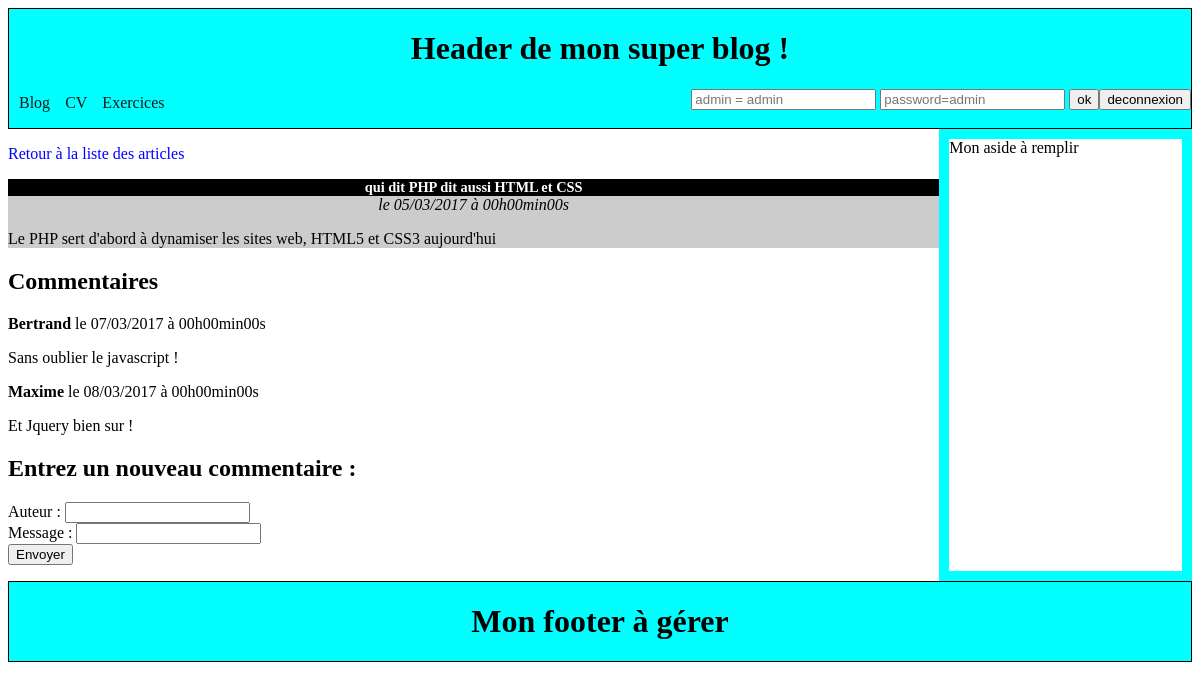
/indexCommentaires.php?idArticle=3&debut=0&tousLesArticles=0, run on the app's committed database.
### tables this page shows
CREATE TABLE  Articles (
  id int(11) PRIMARY KEY AUTO_INCREMENT,
  titre varchar(255) NOT NULL,
  contenu text NOT NULL,
  visible tinyint(1) NOT NULL DEFAULT 1,
  dateCreation datetime NOT NULL
);

CREATE TABLE Commentaires (
  id int(11) PRIMARY KEY AUTO_INCREMENT,
  idArticle int(11) NOT NULL,
  auteur varchar(255) NOT NULL,
  contenu text NOT NULL,
  visible tinyint(1) NOT NULL DEFAULT 1,  
  dateCommentaire datetime
);

### indexCommentaires.php (the view, shortened to what this page needs)
<DOCTYPE html>
<html>
    <head><?php include("include/head.php"); ?></head>
<body>
<?php include("include/header.php"); ?>
<section class="section">
<article>
    <?php if (isset($_POST['debut'])) $debut=$_POST['debut'];
    if (isset($_GET['debut'])) $debut=$_GET['debut'];
    if (isset($_GET['idArticle'])) $idArticle=$_GET['idArticle'];
    if (isset($_GET['tousLesArticles'])) $tousLesArticles=$_GET['tousLesArticles'];
    ?>
    <?php include("include/connexion.php"); ?>
    <p><a href="indexArticles.php?debut=<?php echo $debut ?>&amp;tousLesArticles=<?php echo $tousLesArticles ?>">Retour à la liste des articles</a></p>
    <?php $reqSQL=' SELECT id, titre, contenu, DATE_FORMAT(dateCreation, \'%d/%m/%Y à %Hh%imin%ss\') AS dateCreationFR
        FROM articles WHERE id ='.$idArticle;
    $requete = $bdd->prepare($reqSQL);
    $requete->execute(array());
    $ligne = $requete->fetch();
    $requete->closeCursor(); ?>
    <div class="commentaires">
        <h3>
            <?php echo htmlspecialchars($ligne['titre']);
            ?>
        </h3>
        <p class="date">le <?php echo $ligne['dateCreationFR']; ?></p>
        <p>
            <?php echo nl2br(htmlspecialchars($ligne['contenu'])); ?>
        </p>
    </div>
    <h2>Commentaires</h2>
    <?php
        $reqSQL='
            SELECT auteur, contenu, DATE_FORMAT(dateCommentaire, \'%d/%m/%Y à %Hh%imin%ss\') AS dateCommentaireFR
            FROM commentaires
            WHERE idArticle = ?  AND visible = 1 ORDER BY dateCommentaire
        ';
        $requete = $bdd->prepare($reqSQL);
        $requete->execute(array($idArticle));
        while ($ligne = $requete->fetch())
        {
    ?>
            <p><strong><?php echo htmlspecialchars($ligne['auteur']); ?></strong> le <?php echo $ligne['dateCommentaireFR']; ?></p>
            <p><?php echo nl2br(htmlspecialchars($ligne['contenu'])); ?></p>
    <?php
        }
    ?>
    <h2>Entrez un nouveau commentaire :</h2>
    <form action="indexCommentaires.php" method="POST">
    <p>
        <label for="auteur">Auteur</label> : <input type="text" name="auteur" id="auteur" /><br />
        <label for="message">Message</label> : <input type="text" name="message" id="message" /><br />
        <input type="submit" value="Envoyer" />
    </p>
    </form>
</article>
<aside class="aside">
    Mon aside à remplir
</aside>
</section>
<?php include("include/footer.php"); ?>
</body>
</html>

### css/style.css (style rules this page uses)
section { min-height: 400px; }
.section { display : flex; }
article { flex:4; }
.aside { border:aqua solid 10px; flex:1; }
h1, h3 { text-align:center; }
h3 { background-color: black; color: white; font-size:0.9em; margin-bottom: 0px; }
.articleEtDate p, .commentaires { background-color: #CCCCCC; margin-top: 0px; }
.commentaires .date { text-align:center; margin: 0px; font-style: italic; }
a { text-decoration:none; color:blue; }

### data on the page
articles: titre "qui dit PHP dit aussi HTML et CSS", contenu "Le PHP sert d'abord à dynamiser les sites web, HTML5 et CSS3 aujourd'hui"
commentaires: auteur "Bertrand", dateCommentaireFR "07/03/2017 à 00h00min00s", contenu "Sans oublier le javascript !"
commentaires: auteur "Maxime", dateCommentaireFR "08/03/2017 à 00h00min00s", contenu "Et Jquery bien sur !"

### other printed values
$ligne['dateCreationFR'] "05/03/2017 à 00h00min00s"
